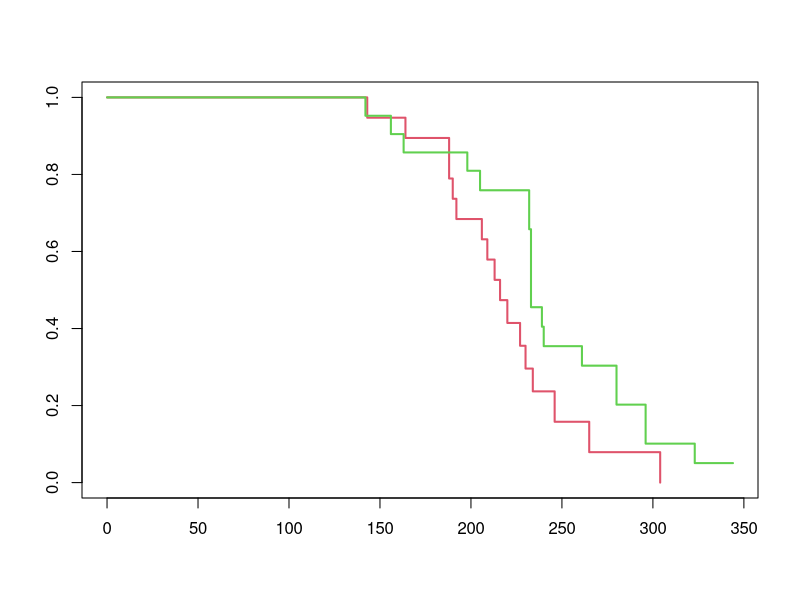
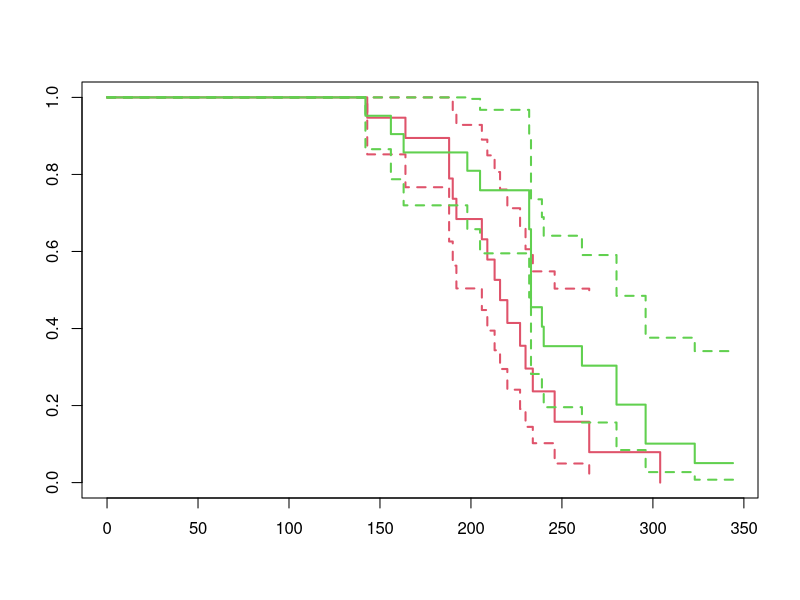
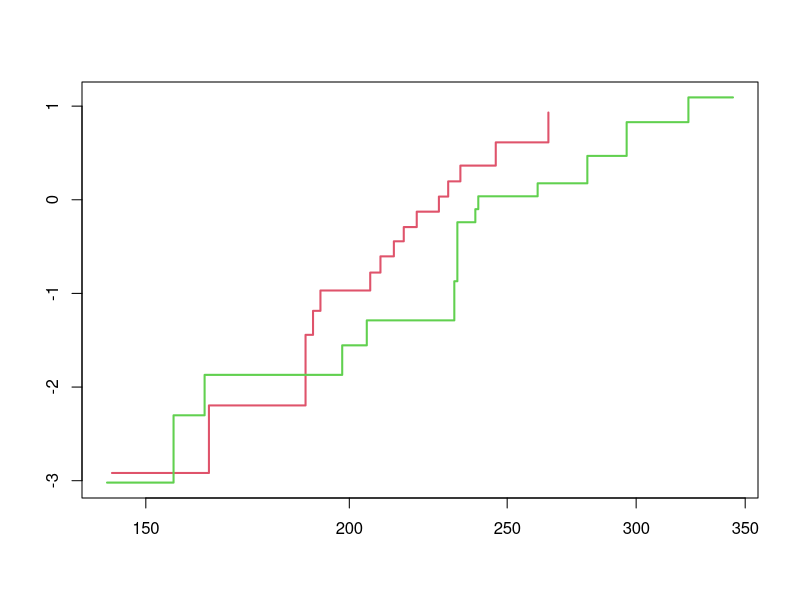
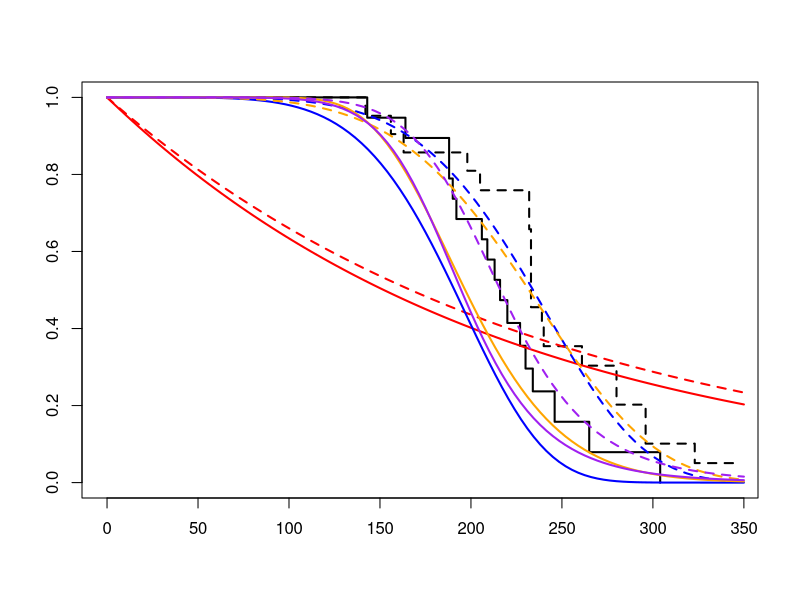

Write the R code that produced these figures, in order.
## Dados de Carciogeneis
## Estudo com ratos
## tempo em dias da indução da doença até a morte por cancer vaginal
## dois grupos diferenciados por pre tratamento
## Kalbfleish and Prentice 2002, seção 1.1.1

t.g1 <- c(143, 164, 188, 188, 190, 192, 206, 209, 213, 216, 220,
          227, 230, 234, 246, 265, 304, 216, 244)
e.g1 <- c(rep(1,17),0,0)  
t.g2 <- c(142, 156, 163, 198, 205, 232, 232, 233, 233, 233, 233,
          239, 240, 261, 280, 280, 296, 296, 323, 204, 344)  
e.g2 <- c(rep(1,19),0,0) 

tempo <- c(t.g1,t.g2)

evento <- c(e.g1,e.g2)

grupo <- c(rep(1,19),rep(2,21))

cbind(tempo, evento, grupo)

require(survival)

surv.data <- Surv(tempo, evento)

km <- survfit(surv.data ~ grupo)

km

summary(km)

plot(km, col = 2:3, lwd = 2)

plot(km, col = 2:3, lwd = 2, conf.int = TRUE)

survdiff(surv.data ~ grupo)

plot(km, col = 2:3, lwd = 2, fun = "cloglog")

## modelo exponencial
fit1 <- survreg(surv.data ~ grupo , dist = "exp")
summary(fit1)


## Gráfico das curvas de sobrevivência
plot(km, lty = 1:2, lwd = 2)
(lmb.exp1 <- exp(-5.391))
(lmb.exp2 <- exp(-5.391 -0.093))
curve(exp(-lmb.exp1*x), 0, 350, lty = 1, lwd = 2, col = "red", add = T)
curve(exp(-lmb.exp2*x), 0, 350, lty = 2, lwd = 2, col = "red", add = T)


# Ajustando modelo Weibull
m3 <- survreg(surv.data ~ grupo , dist = "weibull")
summary(m3)

(lmb.wei1 <- exp(-5.319))
(lmb.wei2 <- exp(-5.391 -0.132))
(gamma <- 1/0.183)
curve(exp(-(lmb.wei1*x)^gamma), 0, 350, lty = 1, lwd = 2, col = "blue", add = T)
curve(exp(-(lmb.wei2*x)^gamma), 0, 350, lty = 2, lwd = 2, col = "blue", add = T)

# Ajustando modelo log-normal
m5 <- survreg(surv.data ~ grupo , dist = "lognormal")

summary(m5)

(lmb.ln1 <- exp(-5.2823))
(lmb.ln2 <- exp(-5.2823 -0.0931))
(gamma <- 1/0.21)

curve(1 - pnorm(gamma*log(lmb.ln1*x)), 0, 350, lty = 1, lwd = 2, col = "orange", add = T)

curve(exp(-(lmb.wei2*x)^gamma), 0, 350, lty = 2, lwd = 2, col = "orange", add = T)

# Ajustando modelo log-logistico
m6 <- survreg(surv.data ~ grupo , dist ="loglogistic")

summary(m6)

(lmb.ll1 <- exp(-5.271))
(lmb.ll2 <- exp(-5.271 -0.105))
(gamma <- 1/0.116)
curve(1/(1+(lmb.ll1*x)^gamma), 0, 350, lty = 1, lwd = 2, col = "purple", add = T)
curve(1/(1+(lmb.ll2*x)^gamma), 0, 350, lty = 2, lwd = 2, col = "purple", add = T)

m6 <- coxph(surv.data ~ grupo)
summary(m6)
